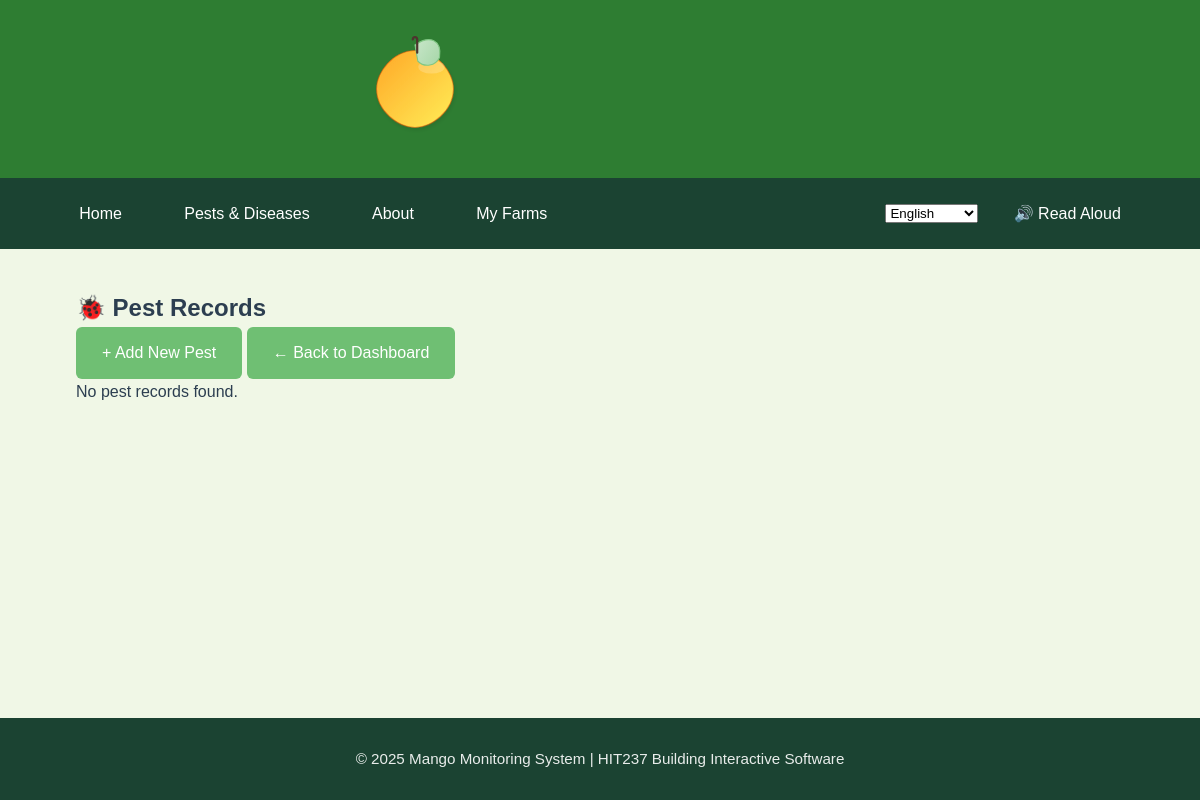
The page /myfarms/pests/ (signed in) on the database as committed earlier.
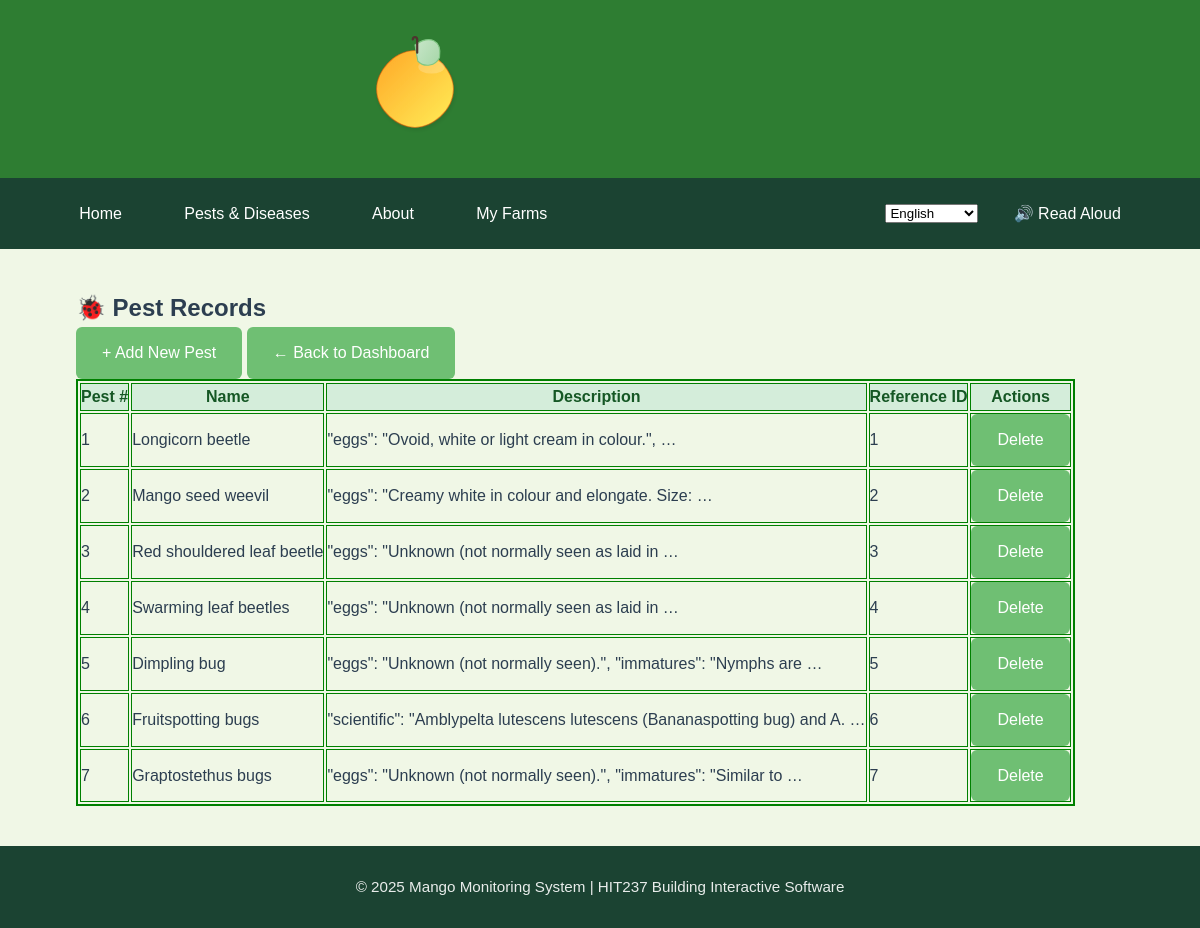
The same page on the database as committed later.
### App2/models.py (models this page shows, shortened)
class Pest(models.Model):
    name = models.CharField(max_length=100)
    description = models.TextField()
    reference_pest_id = models.IntegerField(null=True, blank=True,help_text="ID from reference pest database if identified")
    created_by = models.ForeignKey(User, on_delete=models.SET_NULL, null=True)

### App2/views.py (the view)
# urls.py: path('pests/', views.PestListView.as_view(), name='pest-list'),
class PestListView(LoginRequiredMixin, ListView):
    model = Pest
    template_name = 'app2/pest_list.html'
    context_object_name = 'pests'
    def get_queryset(self):
        return Pest.objects.filter(created_by=self.request.user)

### App2/templates/App2/pest_list.html (shortened to what this page needs)
{% extends 'app2/base.html' %}
{% block content %}
<div class="container mt-4">
  <div class="d-flex justify-content-between align-items-center mb-4">
    <h2>🐞 Pest Records</h2>
    <a href="{% url 'App2:pest-create' %}" class="btn btn-success">+ Add New Pest</a>
    <a href="{% url 'App2:profile' %}" class="btn btn-outline-success">← Back to Dashboard</a>
  </div>
  {% if pests %}
  <div class="summary-table-container mb-4">
    <table class="table w-auto text-center" style="border: 2px solid green;">
      <thead style="background-color: #d4edda; color: #155724;">
        <tr>
          <th style="border: 1px solid green;">Pest #</th>
          <th style="border: 1px solid green;">Name</th>
          <th style="border: 1px solid green;">Description</th>
          <th style="border: 1px solid green;">Reference ID</th>
          <th style="border: 1px solid green;">Actions</th>
        </tr>
      </thead>
      <tbody>
        {% for pest in pests %}
        <tr>
          <td style="border: 1px solid green;">{{ forloop.counter }}</td>
          <td style="border: 1px solid green;">{{ pest.name }}</td>
          <td style="border: 1px solid green;">{{ pest.description|truncatewords:8 }}</td>
          <td style="border: 1px solid green;">
            {% if pest.reference_pest_id %}
              {{ pest.reference_pest_id }}
            {% else %}
              -
            {% endif %}
          </td>
          <td style="border: 1px solid green;">
            <a href="{% url 'App2:pest-delete' pest.id %}" class="btn btn-sm btn-outline-danger">Delete</a>
          </td>
        </tr>
        {% endfor %}
      </tbody>
    </table>
  </div>
  {% else %}
  <div class="alert alert-warning" role="alert">
    No pest records found.
  </div>
  {% endif %}
</div>
{% endblock %}

### App2/templates/App2/base.html (shortened to what this page needs)
{% extends 'App1/base.html' %}
{% load static %}

### App1/templates/App1/base.html (shortened to what this page needs)
<!DOCTYPE html>
<html lang="en">
<head>
    {% load static %}
    <link rel="stylesheet" href="{% static 'css/base.css' %}">
</head>
<body>
    <header>
        <div class="header-container">
            <a href="{% url 'App1:index' %}" class="logo-container">
                <img src="{% static 'images/mango-logo.svg' %}"
                     alt="Mango Monitoring Logo"
                     class="site-logo">
            </a>
            <h1 class="site-title">Mango Monitoring System</h1>
        </div>
    </header>
    <nav aria-label="Main navigation">
        <div class="nav-container" style="display: flex; justify-content: space-between; align-items: center;">
            <ul style="display: flex; gap: 1.5rem; list-style: none; margin: 0; padding: 0;">
                <li><a href="{% url 'App1:index' %}"
                       class="{% if request.resolver_match.url_name == 'index' %}active{% endif %}"
                       aria-current="{% if request.resolver_match.url_name == 'index' %}page{% endif %}">
                       Home
                </a></li>
                <li><a href="{% url 'App1:projectlist' %}"
                       class="{% if request.resolver_match.url_name == 'projectlist' %}active{% endif %}"
                       aria-current="{% if request.resolver_match.url_name == 'projectlist' %}page{% endif %}">
                       Pests & Diseases
                </a></li>
                <li><a href="{% url 'App1:about' %}"
                       class="{% if request.resolver_match.url_name == 'about' %}active{% endif %}"
                       aria-current="{% if request.resolver_match.url_name == 'about' %}page{% endif %}">
                       About
                </a></li>
                <li><a href="{% url 'App2:login' %}"
                       class="{% if request.resolver_match.url_name == 'login' %}active{% endif %}"
                       aria-current="{% if request.resolver_match.url_name == 'login' %}page{% endif %}">
                       My Farms
                </a></li>
            </ul>
    <div id="tts-container" style="display: flex; align-items: center; gap: 1rem;">
        <select id="language-selector">
            <option value="en-US" selected>English</option>
        </select>
        <a href="#" id="tts-button" class="nav-link-button">🔊 Read Aloud</a>
    </div>
    </div>
    </nav>
    <main id="main-content">
        {% block content %}{% endblock %}
    </main>
    <footer>
        <div>
            <p>&copy; 2025 Mango Monitoring System | HIT237 Building Interactive Software</p>
        </div>
    </footer>
</body>
</html>

### App1/static/css/base.css (style rules this page uses)
:root { --primary-green: #2E7D32; --secondary-green: #6FBF73; --accent-green: #A2C523; --light-bg: #F0F7E6; --card-bg: #FFFFFF; --text-dark: #2C3E50; --text-light: #5D6D7E; --shadow-sm: 0 2px 8px rgba(46, 125, 50, 0.1); --shadow-md: 0 4px 12px rgba(46, 125, 50, 0.15); --border-color: #dcdcdc; }
* { margin: 0; padding: 0; box-sizing: border-box; font-family: 'Poppins', sans-serif; }
body { min-height: 100vh; display: flex; flex-direction: column; background-color: var(--light-bg); color: var(--text-dark); line-height: 1.6; }
header { background-color: var(--primary-green); padding: 1.2rem 0; box-shadow: var(--shadow-sm); display:flex; justify-content: center ; }
.header-container { width: 90%; max-width: 1200px; margin: 0 auto; display: flex; justify-content: center; align-items: center; flex-wrap: wrap; }
.logo-container { display: flex; align-items: center; gap: 15px; }
.site-logo { height: 110px; width: auto; transition: transform 0.4s cubic-bezier(0.25, 1, 0.5, 1); }
.header-container { display: flex; align-items: center; padding: 15px 0; }
.site-title { font-size: 1.8rem; background: linear-gradient(white); -webkit-background-clip: text; background-clip: text; color: transparent; margin-left: 10px; }
nav { background-color: #1B4332; position: sticky; top: 0; z-index: 100; }
.nav-container { width: 90%; max-width: 1200px; margin: 0 auto; padding: 0.8rem 0; display: flex; justify-content: center; }
nav ul { display: flex; list-style: none; gap: 1.5rem; }
nav a { color: white; text-decoration: none; font-weight: 500; padding: 0.6rem 1.2rem; border-radius: 4px; transition: all 0.3s ease; display: inline-block; }
main { flex: 1; width: 90%; max-width: 1200px; margin: 2.5rem auto; padding: 0 1rem; }
.btn { display: inline-flex; align-items: center; gap: 0.5rem; padding: 0.7rem 1.5rem; background-color: var(--secondary-green); color: white; border-radius: 6px; text-decoration: none; font-weight: 500; transition: all 0.3s ease; border: 2px solid transparent; }
footer { background-color: #1B4332; color: white; padding: 1.8rem 0; margin-top: auto; text-align: center; }
footer p { font-size: 0.95rem; opacity: 0.9; }

Rows that differ between the two databases and show on the page:
added Pest: name "Longicorn beetle", description "\"eggs\": \"Ovoid, white or light cream in colour.\", …", reference_pest_id "1"
added Pest: name "Mango seed weevil", description "\"eggs\": \"Creamy white in colour and elongate. Size: …", reference_pest_id "2"
added Pest: name "Red shouldered leaf beetle", description "\"eggs\": \"Unknown (not normally seen as laid in …", reference_pest_id "3"
added Pest: name "Swarming leaf beetles", description "\"eggs\": \"Unknown (not normally seen as laid in …", reference_pest_id "4"
added Pest: name "Dimpling bug", description "\"eggs\": \"Unknown (not normally seen).\", \"immatures\": \"Nymphs are …", reference_pest_id "5"
added Pest: name "Fruitspotting bugs", description "\"scientific\": \"Amblypelta lutescens lutescens (Bananaspotting bug) and A. …", reference_pest_id "6"
added Pest: name "Graptostethus bugs", description "\"eggs\": \"Unknown (not normally seen).\", \"immatures\": \"Similar to …", reference_pest_id "7"
Other text that changed with them:
text no longer shown: "No pest records found."
text now shown: "Pest # Name Description Reference ID Actions"
